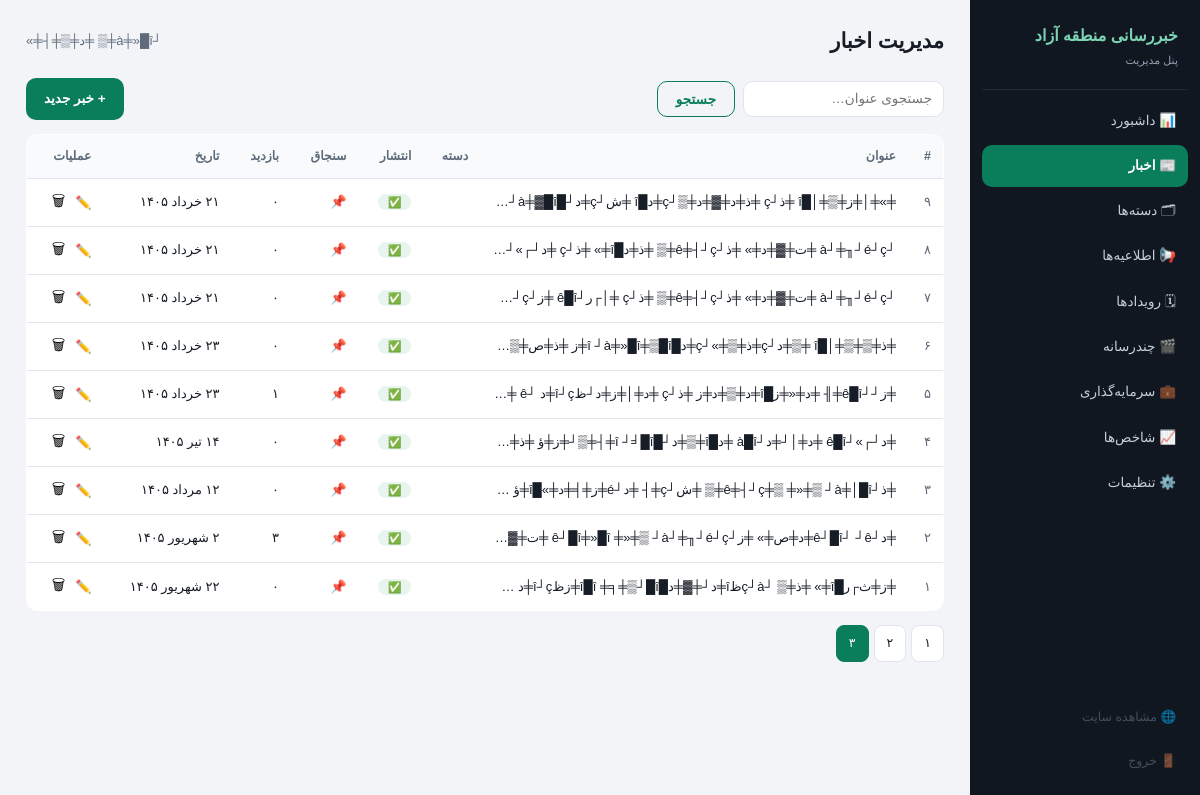
Page /admin.php?page=3&a=arts (signed in) on the committed database.
### tables this page shows
CREATE TABLE `articles` (
  `id` int(10) unsigned NOT NULL AUTO_INCREMENT,
  `category_id` int(10) unsigned DEFAULT NULL,
  `image` varchar(300) DEFAULT NULL,
  `source_name` varchar(120) DEFAULT NULL,
  `source_url` varchar(400) DEFAULT NULL,
  `is_pinned` tinyint(1) DEFAULT 0,
  `is_published` tinyint(1) DEFAULT 0,
  `published_at` datetime NOT NULL DEFAULT current_timestamp(),
  `views` int(10) unsigned DEFAULT 0,
  `created_at` datetime DEFAULT current_timestamp(),
  `updated_at` datetime DEFAULT NULL,
  PRIMARY KEY (`id`),
  KEY `idx_pub` (`is_published`,`published_at`),
  KEY `category_id` (`category_id`),
  CONSTRAINT `articles_ibfk_1` FOREIGN KEY (`category_id`) REFERENCES `categories` (`id`) ON DELETE SET NULL
);

### app.php (called while the page is built, shortened)
<?php
if (!function_exists('app')) {
    function app(): array { static $cfg; return $cfg ??= (require __DIR__ . '/config.php'); }
}
function db(): PDO {
    static $pdo = null;
    if ($pdo === null) {
        $c = app()['db'];
        try {
            $pdo = new PDO(
                "mysql:host={$c['host']};port={$c['port']};dbname={$c['name']};charset={$c['charset']}",
                $c['user'], $c['pass'],
                [PDO::ATTR_ERRMODE => PDO::ERRMODE_EXCEPTION, PDO::ATTR_DEFAULT_FETCH_MODE => PDO::FETCH_ASSOC,
                 PDO::ATTR_EMULATE_PREPARES => false]
            );
        } catch (PDOException $e) {
            http_response_code(500);
            exit(app()['debug'] ? 'DB Error: ' . $e->getMessage() : 'خطا در اتصال به دیتابیس. نصب‌کننده را اجرا کنید: <a href="install.php">install.php</a>');
        }
    }
    return $pdo;
}
function q(string $sql, array $p = []): PDOStatement { $st = db()->prepare($sql); $st->execute($p); return $st; }
function qall(string $sql, array $p = []): array { return q($sql, $p)->fetchAll(); }
function qval(string $sql, array $p = [])        { return q($sql, $p)->fetchColumn(); }
function e(?string $s): string          { return htmlspecialchars((string)$s, ENT_QUOTES, 'UTF-8'); }
function getp(string $k, string $d = ''): string { return is_string($_GET[$k] ?? null) ? trim($_GET[$k]) : $d; }
function ini(string $k, int $d = 0): int { return (int)($_GET[$k] ?? $d); }
function admin_url(string $a, array $qs = []): string {
    $qs['a'] = $a; foreach ($qs as $k => $v) if ($v === null || $v === '') unset($qs[$k]);
    return 'admin.php?' . http_build_query($qs);
}
function g2j(int $gy, int $gm, int $gd): array {
    $gdos = [0, 31, 59, 90, 120, 151, 181, 212, 243, 273, 304, 334];
    $gy2 = ($gm > 2) ? $gy + 1 : $gy;
    $days = 355666 + (365 * $gy) + (int)(($gy2 + 3) / 4) - (int)(($gy2 + 99) / 100) + (int)(($gy2 + 399) / 400) + $gd + $gdos[$gm - 1];
    $jy = -1595 + 33 * ((int)($days / 12053)); $days %= 12053;
    $jy += 4 * ((int)($days / 1461)); $days %= 1461;
    if ($days > 365) { $jy += (int)(($days - 1) / 365); $days = ($days - 1) % 365; }
    $jm = $days < 186 ? 1 + (int)($days / 31) : 7 + (int)(($days - 186) / 30);
    $jd = 1 + ($days % ($days < 186 ? 31 : 30));
    return [$jy, $jm, $jd];
}
function fa_months(): array { return [1=>'فروردین','اردیبهشت','خرداد','تیر','مرداد','شهریور','مهر','آبان','آذر','دی','بهمن','اسفند']; }
function date_i18n(string $dt, bool $withTime = true): string {
    $ts = strtotime($dt); if (!$ts) return '';
    $lang = lang();
    $y = date('Y', $ts); $m = (int)date('n', $ts); $d = (int)date('j', $ts);
    if ($lang === 'fa') {
        [$jy, $jm, $jd] = g2j((int)$y, (int)$m, (int)$d);
        $fa = fa_months(); $persianDigits = ['۰','۱','۲','۳','۴','۵','۶','۷','۸','۹'];
        $str = strtr("$jd {$fa[$jm]} $jy", array_combine(range(0, 9), $persianDigits));
        return $withTime ? $str . '، ' . date('H:i', $ts) : $str;
    }
    return date('j M Y', $ts) . ($withTime ? ', ' . date('H:i', $ts) : '');
}
function lang(): string {
    static $l = null;
    if ($l === null) {
        $allowed = app()['languages'];
        $g = getp('lang');
        $l = in_array($g, $allowed, true) ? $g : ($_SESSION['lang'] ?? null);
    }
    return $l;
}
function fa_num(int|string $n): string {
    return strtr((string)$n, array_combine(range(0, 9), ['۰','۱','۲','۳','۴','۵','۶','۷','۸','۹']));
}
function current_admin(): array { return $_SESSION['admin'] ?? ['name'=>'', 'user'=>'']; }

### admin.php (the view, shortened to what this page needs)
<?php
require_once __DIR__ . '/app.php';
$NAV = [
    'dash' => '📊 داشبورد', 'arts' => '📰 اخبار', 'cats' => '🗂 دسته‌ها', 'anns' => '📢 اطلاعیه‌ها',
    'evs' => '🗓 رویدادها', 'mds' => '🎬 چندرسانه', 'invs' => '💼 سرمایه‌گذاری', 'pulse' => '📈 شاخص‌ها', 'set' => '⚙️ تنظیمات',
];
function admin_header(string $title, string $act): void {
    global $NAV;
    echo '<!doctype html><html lang="fa" dir="rtl"><head><meta charset="utf-8">
<meta name="viewport" content="width=device-width, initial-scale=1"><meta name="robots" content="noindex">
<title>' . e($title) . ' — پنل مدیریت</title>
<link rel="stylesheet" href="assets/css/admin.css?v=1"></head>
<body data-act="' . e($act) . '"><div class="adm"><aside class="side">
<div class="side-brand">خبررسانی منطقه آزاد<br><small>پنل مدیریت</small></div>';
    foreach ($NAV as $k => $v) echo '<a class="sitem' . ($act === $k ? ' on' : '') . '" href="' . e(admin_url($k)) . '">' . $v . '</a>';
    echo '<div class="spacer"></div>
<a class="sitem dim" href="index.php" target="_blank">🌐 مشاهده سایت</a>
<a class="sitem dim" href="' . e(admin_url('logout')) . '">🚪 خروج</a>
</aside><main class="adm-main"><div class="adm-top"><h1>' . e($title) . '</h1>
<span class="who">' . e(current_admin()['name'] ?: current_admin()['user']) . '</span></div>';
}
function admin_footer(): void { echo '</main></div></body></html>'; }
$a = getp('a', 'dash');
switch ($a) {
case 'arts': {
    $sq = getp('q'); $w = ''; $p = [];
    $page = max(1, ini('page', 1)); $per = 15; $off = ($page - 1) * $per;
    $total = (int)qval("SELECT COUNT(*) FROM articles a JOIN article_translations t ON t.article_id = a.id AND t.lang='fa'" . ($w ? " WHERE $w" : ""), $p);
    admin_header('مدیریت اخبار', 'arts');
    echo '<div class="tools"><form method="get"><input type="hidden" name="a" value="arts"><input name="q" placeholder="جستجوی عنوان…" value="' . e($sq) . '"><button class="btn ghost">جستجو</button></form>
    <a class="btn" href="' . e(admin_url('art_edit')) . '">+ خبر جدید</a></div>
    <table class="lt"><tr><th>#</th><th>عنوان</th><th>دسته</th><th>انتشار</th><th>سنجاق</th><th>بازدید</th><th>تاریخ</th><th>عملیات</th></tr>';
    foreach (qall("SELECT a.*, t.title, c.id AS cid FROM articles a
                   JOIN article_translations t ON t.article_id = a.id AND t.lang='fa'
                   LEFT JOIN category_translations c ON c.category_id = a.category_id AND c.lang='fa'
                   " . ($w ? "WHERE $w " : "") . "ORDER BY a.id DESC LIMIT $per OFFSET $off", $p) as $r) {
        echo '<tr><td>' . fa_num((int)$r['id']) . '</td><td class="tt">' . e($r['title']) . '</td><td>' . e($r['cid'] ? '' : '') . '</td>
          <td><span class="bdg ' . ($r['is_published'] ? 'g' : 'y') . '">' . ($r['is_published'] ? '✅' : 'پیش‌نویس') . '</span></td>
          <td>' . ($r['is_pinned'] ? '📌' : '') . '</td><td>' . fa_num((int)$r['views']) . '</td><td>' . e(date_i18n($r['published_at'], false)) . '</td>
          <td class="ops"><a href="' . e(admin_url('art_edit', ['id' => $r['id']])) . '">✏️</a>
          <form method="post" onsubmit="return confirm(&quot;حذف شود؟&quot;)"><input type="hidden" name="a" value="arts"><input type="hidden" name="op" value="del"><input type="hidden" name="id" value="' . (int)$r['id'] . '">' . csrf_field() . '<button class="lblk">🗑</button></form></td></tr>';
    }
    echo '</table>';
    if ($total > $per) {
        echo '<div class="pager">';
        for ($i = 1; $i <= (int)ceil($total / $per); $i++)
            echo '<a class="pg' . ($i === $page ? ' pg-cur' : '') . '" href="' . e(admin_url('arts', ['q' => $sq, 'page' => $i])) . '">' . fa_num($i) . '</a>';
        echo '</div>';
    }
    admin_footer();
} break;
}

### assets/css/admin.css (style rules this page uses)
:root { --bg:#f2f4f8;--panel:#fff;--fg:#171d26;--muted:#5f6b7a;--line:#e0e5ee;--brand:#0a7d5a;--brand-d:#086a4c;--brand-l:#e8f5f0;--y:#b45309;--r:#b91c1c;--g:#15803d;--radius:12px }
* { margin:0;box-sizing:border-box }
body { font-family:Vazirmatn,Tahoma,sans-serif;background:var(--bg);color:var(--fg);font-size:14px;line-height:1.8 }
a { text-decoration:none;color:inherit }
.adm { display:flex;min-height:100vh }
.side { width:230px;background:#101720;color:#dfe6ef;display:flex;flex-direction:column;padding:16px 12px;flex-shrink:0 }
.side-brand { font-size:16px;font-weight:800;color:#7dd3b4;padding:6px 10px 18px;border-bottom:1px solid rgba(255,255,255,.08);margin-bottom:10px }
.side-brand small { display:block;font-size:11px;font-weight:400;color:#93a1b3 }
.sitem { display:block;padding:9px 12px;border-radius:10px;font-size:13.5px;color:#c6cfd9;margin-bottom:3px }
.sitem.on { background:var(--brand);color:#fff;font-weight:700 }
.sitem.dim { opacity:.65;font-size:12.5px }
.spacer { flex:1 }
.adm-main { flex:1;padding:22px 26px;max-width:1200px }
.adm-top { display:flex;justify-content:space-between;align-items:center;margin-bottom:18px }
.adm-top h1 { font-size:21px }
.who { color:var(--muted);font-size:13px }
.btn { background:var(--brand);color:#fff;border:0;padding:9px 18px;border-radius:10px;font-family:inherit;font-size:13.5px;cursor:pointer;font-weight:700 }
.btn.ghost { background:transparent;color:var(--brand);border:1px solid var(--brand) }
.tools { display:flex;justify-content:space-between;align-items:center;gap:10px;margin-bottom:14px }
.tools form { display:flex;gap:8px }
table.lt { width:100%;border-collapse:collapse;background:var(--panel);border-radius:var(--radius);overflow:hidden;border:1px solid var(--line) }
.lt th { background:#f8fafc;font-size:12.5px;color:var(--muted);text-align:right;padding:10px 12px }
.lt td { border-top:1px solid var(--line);padding:9px 12px;font-size:13px }
.lt th,table>tr>th { font-weight:700 }
.lt td:first-child { color:var(--muted);white-space:nowrap }
.tt { max-width:380px;overflow:hidden;text-overflow:ellipsis;white-space:nowrap }
.dim { color:var(--muted);font-size:12px }
.ops { display:flex;gap:6px;align-items:center;white-space:nowrap }
.ops form { display:inline }
.lblk { background:transparent;border:0;cursor:pointer;font-size:15px;padding:2px 4px }
.bdg { padding:2px 10px;border-radius:999px;font-size:11px;font-weight:700 }
.bdg.g { background:#e8f5ee;color:var(--g) }
.pager { display:flex;gap:5px;margin-top:14px }
.pg { padding:6px 12px;background:#fff;border:1px solid var(--line);border-radius:8px;font-size:12.5px }
.pg-cur { background:var(--brand);color:#fff;border-color:var(--brand) }
input,select,textarea { width:100%;padding:9px 11px;border:1px solid var(--line);border-radius:10px;font-family:inherit;font-size:13.5px;background:#fff }

### rows in the picture
articles: id "۹", views "۰", published_at "۲۱ خرداد ۱۴۰۵"
articles: id "۸", views "۰", published_at "۲۱ خرداد ۱۴۰۵"
articles: id "۷", views "۰", published_at "۲۱ خرداد ۱۴۰۵"
articles: id "۶", views "۰", published_at "۲۳ خرداد ۱۴۰۵"
articles: id "۵", views "۱", published_at "۲۳ خرداد ۱۴۰۵"
articles: id "۴", views "۰", published_at "۱۴ تیر ۱۴۰۵"
articles: id "۳", views "۰", published_at "۱۲ مرداد ۱۴۰۵"
articles: id "۲", views "۳", published_at "۲ شهریور ۱۴۰۵"
articles: id "۱", views "۰", published_at "۲۲ شهریور ۱۴۰۵"

### other values in the picture
$v "📊 داشبورد"
$v "📰 اخبار"
$v "🗂 دسته‌ها"
$v "📢 اطلاعیه‌ها"
$v "🗓 رویدادها"
$v "🎬 چندرسانه"
$v "💼 سرمایه‌گذاری"
$v "📈 شاخص‌ها"
$v "⚙️ تنظیمات"
$title "مدیریت اخبار"
current_admin()['name'] ?: current_admin()['user'] "┘à╪»█î╪▒ ╪د╪▒╪┤╪»"
fa_num($i) "۱"
fa_num($i) "۲"
fa_num($i) "۳"
